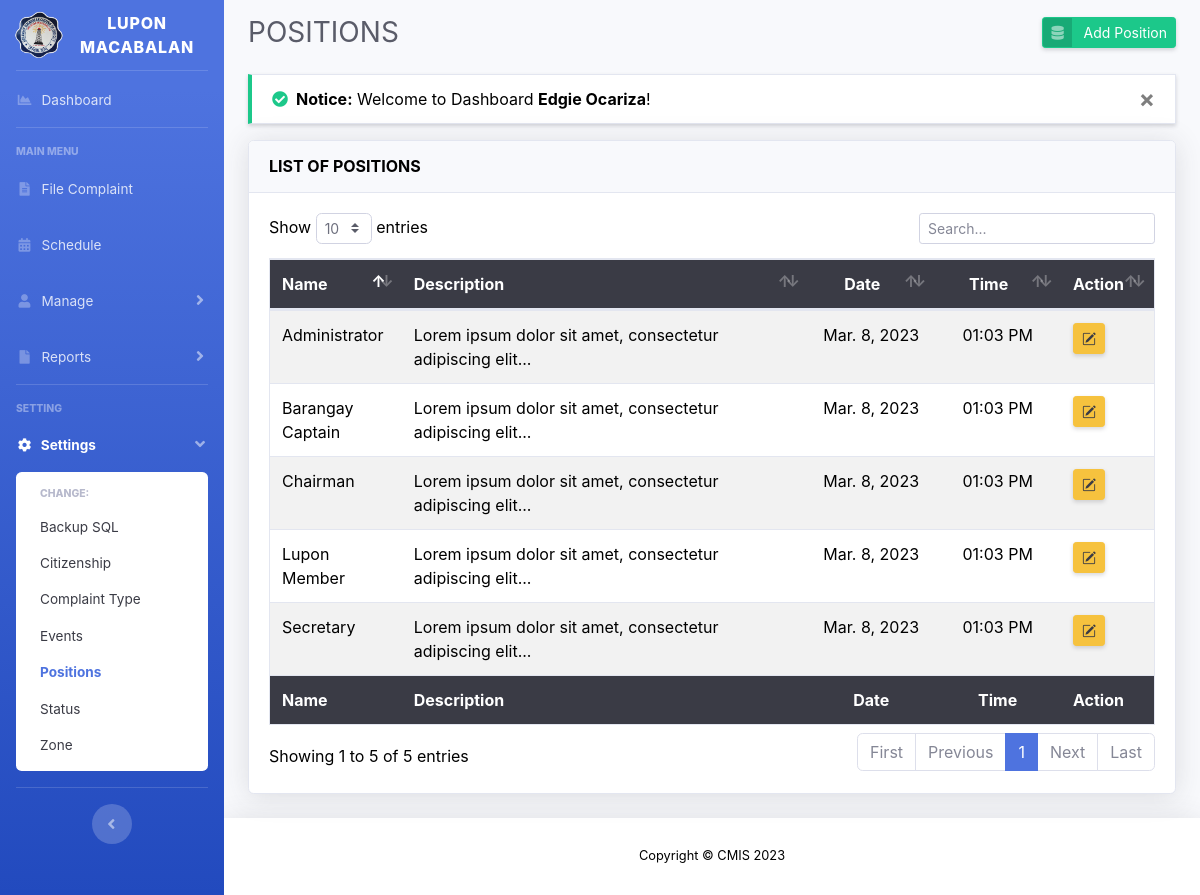
The page /positions.php (signed in) on the database its author committed.
### tables this page shows
CREATE TABLE `tbl_positions` (
  `pos_id` int(11) unsigned NOT NULL AUTO_INCREMENT,
  `pos_name` varchar(50) DEFAULT NULL,
  `pos_description` text NOT NULL,
  `pos_regdatetime` timestamp NOT NULL DEFAULT current_timestamp(),
  PRIMARY KEY (`pos_id`)
);

### positions.php (the view, shortened to what this page needs)
<?php
include 'layouts/header.php';
include 'config/connection.php';
$positions = $connection->query("SELECT * FROM tbl_positions");
?>
<div id="content">
	<div class="container-fluid">
		<div class="d-sm-flex align-items-center justify-content-between mb-4">
			<h1 class="h3 mb-0 text-gray-800">POSITIONS</h1>
			<a href="#" class="d-none d-sm-inline-block btn btn-sm btn-success btn-icon-split shadow-sm" data-toggle="modal" data-target="#addPositionModal">
				<span class="icon text-white-50">
					<i class="fas fa-database"></i>
				</span>
				<span class="text">Add Position</span>
			</a>
		</div>
		<?php include 'config/message.php'; ?>
		<div class="card shadow mb-4">
			<div class="card-header py-3">
              	<h6 class="m-0 font-weight-bold">LIST OF POSITIONS</h6>
            </div>
            <div class="card-body">
            	<div class="table-responsive">
            		<table class="table table-striped border text-dark" id="table_asc" width="100%">
            			<thead class="bg-gray-900 text-white">
            				<tr>
								<th style="width: 15%">Name</th>
								<th style="width: 50%">Description</th>
								<th class="text-center" style="width: 15%" data-toggle="tooltip" title="Date Added">Date</th>
								<th class="text-center" style="width: 15%" data-toggle="tooltip" title="Time Added">Time</th>
								<th style="width: 5%">Action</th>
            				</tr>
            			</thead>
            			<tbody>
            				<?php
							if ($positions->num_rows > 0) {
								while ($row = $positions->fetch_assoc()) {
									?>
									<tr>
										<td><?= $row['pos_name'] ?></td>
										<td><?php if(strlen($row['pos_description']) >= 55): echo substr($row['pos_description'], 0, 55) . '...'; else: echo $row['pos_description']; endif; ?></td>
										<td class="text-center"><?= date('M. j, Y', strtotime($row['pos_regdatetime'])) ?></td>
										<td class="text-center"><?= date('h:m A', strtotime($row['pos_regdatetime'])) ?></td>
										<td><a href="" class="btn btn-warning btn-sm shadow-sm" data-toggle="modal" data-target="#editPositionModal<?= $row['pos_id'] ?>" data-toggle="tooltip" title="Edit"><i class="bi bi-pencil-square text-gray-900"></i></a></td>
									</tr>
									<?php
								}
							}
							?>
            			</tbody>
            			<tfoot class="bg-gray-900 text-white">
            				<tr>
								<th style="width: 15%">Name</th>
								<th style="width: 50%">Description</th>
								<th class="text-center" style="width: 15%" data-toggle="tooltip" title="Date Added">Date</th>
								<th class="text-center" style="width: 15%" data-toggle="tooltip" title="Time Added">Time</th>
								<th style="width: 5%">Action</th>
            				</tr>
            			</tfoot>
            		</table>
            	</div>
            </div>
		</div>
	</div>
</div>
<?php
include 'layouts/footer.php';
?>

### layouts/header.php (style rules this page uses)
body { color: black !important; }
#content { margin-top: 1rem; }
body { background-color: black !important; }
.text-black, table td, table tbody th { color: black !important; }

### rows shown on the page
tbl_positions: pos_name "Administrator", pos_description "Lorem ipsum dolor sit amet, consectetur adipiscing elit", pos_regdatetime "Mar. 8, 2023", pos_regdatetime "01:03 PM"
tbl_positions: pos_name "Lupon Member", pos_description "Lorem ipsum dolor sit amet, consectetur adipiscing elit", pos_regdatetime "Mar. 8, 2023", pos_regdatetime "01:03 PM"
tbl_positions: pos_name "Chairman", pos_description "Lorem ipsum dolor sit amet, consectetur adipiscing elit", pos_regdatetime "Mar. 8, 2023", pos_regdatetime "01:03 PM"
tbl_positions: pos_name "Secretary", pos_description "Lorem ipsum dolor sit amet, consectetur adipiscing elit", pos_regdatetime "Mar. 8, 2023", pos_regdatetime "01:03 PM"
tbl_positions: pos_name "Barangay Captain", pos_description "Lorem ipsum dolor sit amet, consectetur adipiscing elit", pos_regdatetime "Mar. 8, 2023", pos_regdatetime "01:03 PM"

### other values the page prints
$_SESSION['message_success'] "Welcome to Dashboard Edgie Ocariza !"
